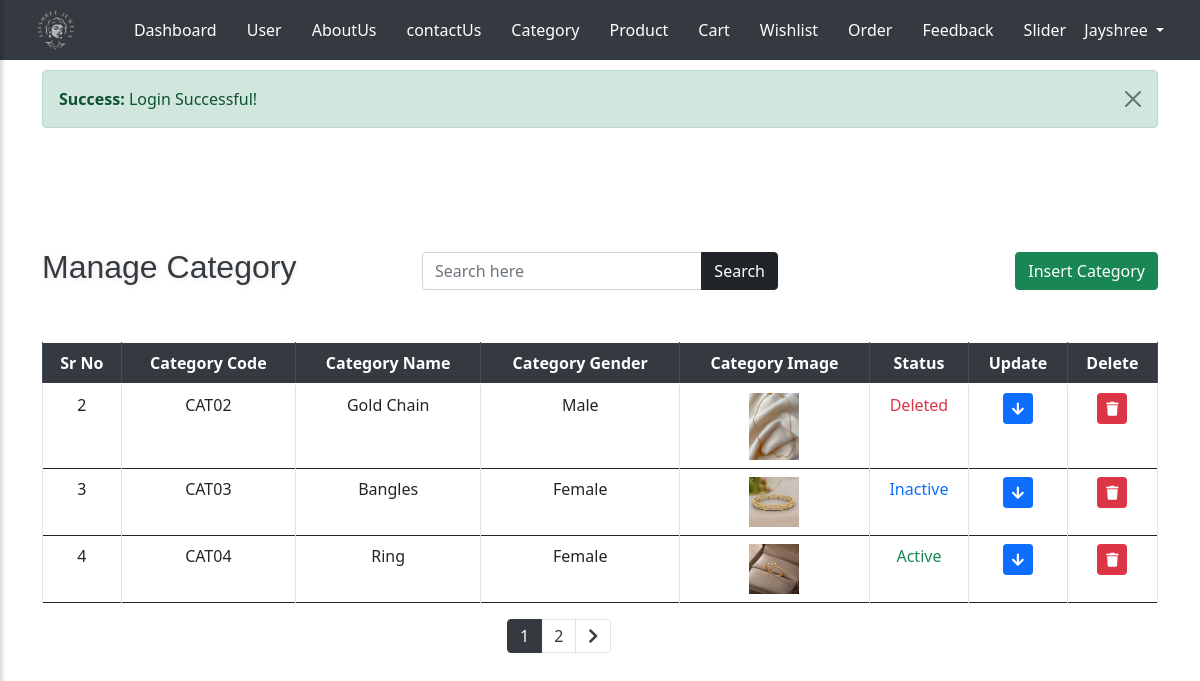
/admin/category.php (signed in), run on an earlier commit of the app's database.
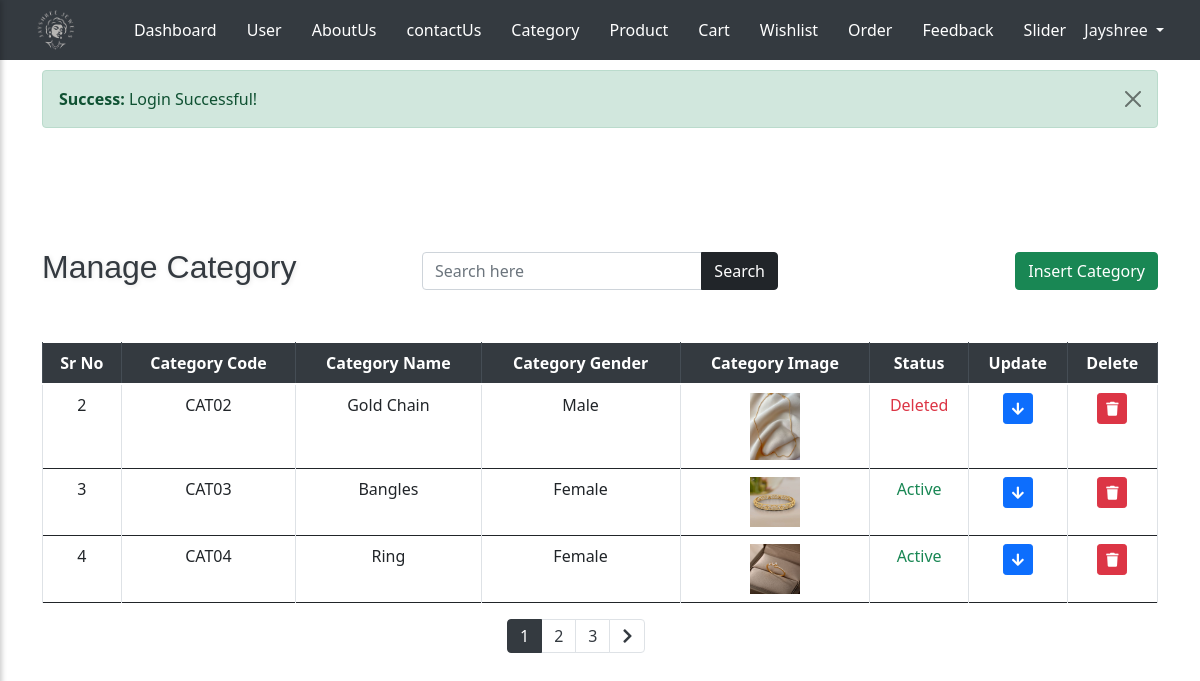
And on a later commit of the database.
### tables this page shows
CREATE TABLE `category_tbl` (
  `c_id` int(11) NOT NULL,
  `c_code` varchar(10) NOT NULL,
  `c_name` varchar(255) NOT NULL,
  `c_gender` varchar(10) NOT NULL,
  `c_image` varchar(255) DEFAULT NULL,
  `c_status` varchar(10) NOT NULL
);

### admin/category.php (the view, shortened to what the changed rows need)
<?php
include_once 'header.php';
include_once '../conn.php';
?>
<div class="container mt-5 pt-2">
    <div class="row mt-5 mb-4 align-items-center">
        <div class="col-12 col-md-4 d-flex justify-content-center justify-content-md-start mb-2 mb-md-0">
            <h2 class="text-center text-md-left">Manage Category</h2>
        </div>
    </div>
    <div class="row mt-5">
        <div class="col-12">
            <div class="table-responsive">
                <table class="table table-bordered text-center align-middle">
                    <thead class="thead-dark">
                        <tr>
                            <th scope="col">Sr No</th>
                            <th scope="col">Category Code</th>
                            <th scope="col">Category Name</th>
                            <th scope="col">Category Gender</th>
                            <th scope="col">Category Image</th>
                            <th scope="col">Status</th>
                            <th scope="col">Update</th>
                            <th scope="col">Delete</th>
                        </tr>
                    </thead>
                        <?php
                        $search = isset($_GET['search']) ? $_GET['search'] : '';
                        $search_query = '';
                        $q = "SELECT * FROM category_tbl $search_query";
                        $result = mysqli_query($con, $q);
                        $total_records = mysqli_num_rows($result);
                        $records_per_page = 3;
                        $total_pages = ceil($total_records / $records_per_page);
                        $page = isset($_GET['page']) ? $_GET['page'] : 1;
                        $start_from = ($page - 1) * $records_per_page;
                        $q = "SELECT * FROM category_tbl $search_query LIMIT $start_from, $records_per_page";
                        $result = mysqli_query($con, $q);
                        while ($r = mysqli_fetch_assoc($result)) {
                        ?>
                        <tr>
                            <td><?php echo $r['c_id']; ?></td>
                            <td><?php echo $r['c_code']; ?></td>
                            <td><?php echo $r['c_name']; ?></td>
                            <td><?php echo $r['c_gender']; ?></td>
                            <td><img src="<?php echo
                                                        $r['c_image']; ?>" alt="<?php echo $r['c_name']; ?>" width="50"></td>
                            <td><span class="status-text
                                <?php
                                    echo ($r['c_status'] === 'Deleted') ? 'text-danger' :
                                        (($r['c_status'] === 'Inactive') ? 'text-primary' : 'text-success');
                                ?>">
                                <?php echo $r['c_status']; ?>
                            </span>
                            </td>
                            <td><button class="btn btn-primary btn-sm update-btn" data-target-update="#updateRow<?php echo $r['c_id']; ?>"><i
                                        class="fas fa-arrow-down "></button></td>
                            <td><form method="POST" action="">
                                    <button type="submit" name="delete" class="btn btn-danger btn-sm"
                                        onclick="return confirm('Are you sure you want to delete this record?');">
                                        <i class="fas fa-trash"></i>
                                    </button>
                                </form></td>
                        </tr>
                        <?php
                        }
                        ?>
                </table>
            </div>
        </div>
        <div class="row" >
                <nav class="col-md-2">
                    <ul class="pagination">
                    <?php
                    for ($i = 1; $i <= $total_pages; $i++) {
                        echo "<li class='page-item " . ($i == $page ? 'active' : '') . "'><a class='page-link' href='?page=" . $i . "&search=" . $search . "'>" . $i . "</a></li>";
                    }
                    ?>
                    </ul>
                </nav>
        </div>
    </div>
</div>
</body>
</html>

What changed in the data, as far as the page shows it:
changed category_tbl "CAT03": c_status "Inactive" → "Active"
Also different on the page:
new list line: "3"
